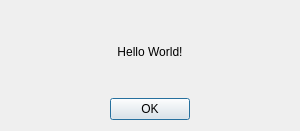
<?xml version="1.0" encoding="UTF-8"?>
<ui version="4.0">
 <class>AboutDiag</class>
 <widget class="QDialog" name="AboutDiag">
  <property name="geometry">
   <rect>
    <x>0</x>
    <y>0</y>
    <width>300</width>
    <height>131</height>
   </rect>
  </property>
  <property name="maximumSize">
   <size>
    <width>300</width>
    <height>200</height>
   </size>
  </property>
  <property name="windowTitle">
   <string>Dialog</string>
  </property>
  <layout class="QVBoxLayout" name="verticalLayout">
   <item>
    <widget class="QLabel" name="label">
     <property name="text">
      <string>Hello World!</string>
     </property>
     <property name="alignment">
      <set>Qt::AlignCenter</set>
     </property>
    </widget>
   </item>
   <item>
    <layout class="QHBoxLayout" name="horizontalLayout">
     <item>
      <spacer name="horizontalSpacer">
       <property name="orientation">
        <enum>Qt::Horizontal</enum>
       </property>
       <property name="sizeHint" stdset="0">
        <size>
         <width>40</width>
         <height>20</height>
        </size>
       </property>
      </spacer>
     </item>
     <item>
      <widget class="QPushButton" name="okButton">
       <property name="text">
        <string>OK</string>
       </property>
      </widget>
     </item>
     <item>
      <spacer name="horizontalSpacer_2">
       <property name="orientation">
        <enum>Qt::Horizontal</enum>
       </property>
       <property name="sizeHint" stdset="0">
        <size>
         <width>40</width>
         <height>20</height>
        </size>
       </property>
      </spacer>
     </item>
    </layout>
   </item>
  </layout>
 </widget>
 <resources/>
 <connections/>
</ui>
